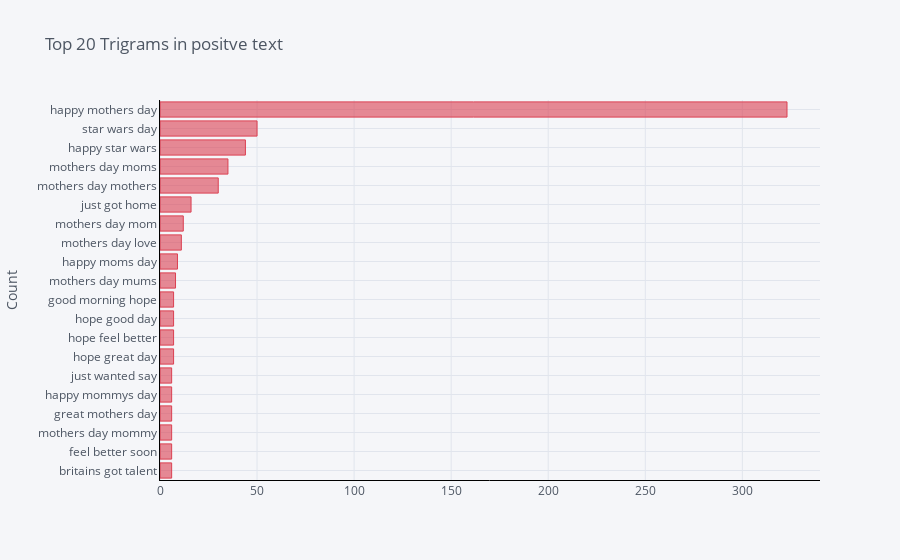
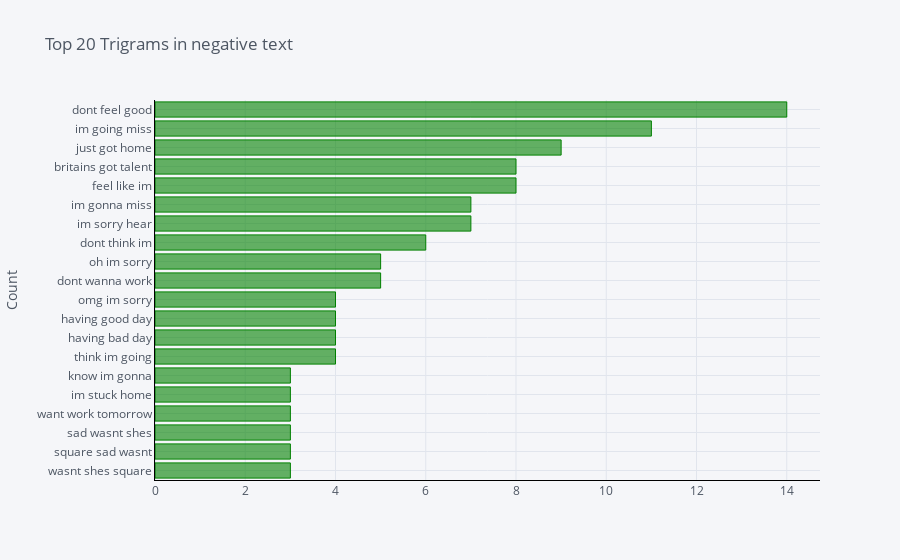

The notebook cell these images were saved under, in order:
### Code cell
pos_trigrams = get_top_n_gram(pos['text_clean'],(3,3),20)
neg_trigrams = get_top_n_gram(neg['text_clean'],(3,3),20)
neutral_trigrams = get_top_n_gram(neutral['text_clean'],(3,3),20)

df1 = pd.DataFrame(pos_trigrams, columns = ['Text' , 'count'])
df1.groupby('Text').sum()['count'].sort_values(ascending=True).iplot(
    kind='bar', yTitle='Count', linecolor='black',color='red', title='Top 20 Trigrams in positve text',orientation='h')

df2 = pd.DataFrame(neg_trigrams, columns = ['Text' , 'count'])
df2.groupby('Text').sum()['count'].sort_values(ascending=True).iplot(
    kind='bar', yTitle='Count', linecolor='black', color='green',title='Top 20 Trigrams in negative text',orientation='h')

df3 = pd.DataFrame(neutral_trigrams, columns = ['Text' , 'count'])
df3.groupby('Text').sum()['count'].sort_values(ascending=True).iplot(
    kind='bar', yTitle='Count', linecolor='black', title='Top 20 Trigrams in neutral text',orientation='h')

### Figure 1 — Plotly figure (JSON) as saved in the notebook; plotly's stock layout.template omitted (floating-point values rounded to 4 significant figures)
{"data": [{"marker": {"color": "rgba(219, 64, 82, 0.6)", "line": {"color": "rgba(219, 64, 82, 1.0)", "width": 1}}, "name": "count", "orientation": "h", "text": "", "type": "bar", "x": [6, 6, 6, 6, 6, 6, 7, 7, 7, 7, 8, 9, 11, 12, 16, 30, 35, 44, 50, 323], "y": ["britains got talent", "feel better soon", "mothers day mommy", "great mothers day", "happy mommys day", "just wanted say", "hope great day", "hope feel better", "hope good day", "good morning hope", "mothers day mums", "happy moms day", "mothers day love", "mothers day mom", "just got home", "mothers day mothers", "mothers day moms", "happy star wars", "star wars day", "happy mothers day"]}], "layout": {"legend": {"bgcolor": "#F5F6F9", "font": {"color": "#4D5663"}}, "paper_bgcolor": "#F5F6F9", "plot_bgcolor": "#F5F6F9", "title": {"font": {"color": "#4D5663"}, "text": "Top 20 Trigrams in positve text"}, "xaxis": {"gridcolor": "#E1E5ED", "linecolor": "black", "showgrid": true, "tickfont": {"color": "#4D5663"}, "title": {"font": {"color": "#4D5663"}, "text": ""}, "zerolinecolor": "#E1E5ED"}, "yaxis": {"gridcolor": "#E1E5ED", "linecolor": "black", "showgrid": true, "tickfont": {"color": "#4D5663"}, "title": {"font": {"color": "#4D5663"}, "text": "Count"}, "zerolinecolor": "#E1E5ED"}}}

### Figure 2 — Plotly figure (JSON) as saved in the notebook; plotly's stock layout.template omitted (floating-point values rounded to 4 significant figures)
{"data": [{"marker": {"color": "rgba(0, 128, 0, 0.6)", "line": {"color": "rgba(0, 128, 0, 1.0)", "width": 1}}, "name": "count", "orientation": "h", "text": "", "type": "bar", "x": [3, 3, 3, 3, 3, 3, 4, 4, 4, 4, 5, 5, 6, 7, 7, 8, 8, 9, 11, 14], "y": ["wasnt shes square", "square sad wasnt", "sad wasnt shes", "want work tomorrow", "im stuck home", "know im gonna", "think im going", "having bad day", "having good day", "omg im sorry", "dont wanna work", "oh im sorry", "dont think im", "im sorry hear", "im gonna miss", "feel like im", "britains got talent", "just got home", "im going miss", "dont feel good"]}], "layout": {"legend": {"bgcolor": "#F5F6F9", "font": {"color": "#4D5663"}}, "paper_bgcolor": "#F5F6F9", "plot_bgcolor": "#F5F6F9", "title": {"font": {"color": "#4D5663"}, "text": "Top 20 Trigrams in negative text"}, "xaxis": {"gridcolor": "#E1E5ED", "linecolor": "black", "showgrid": true, "tickfont": {"color": "#4D5663"}, "title": {"font": {"color": "#4D5663"}, "text": ""}, "zerolinecolor": "#E1E5ED"}, "yaxis": {"gridcolor": "#E1E5ED", "linecolor": "black", "showgrid": true, "tickfont": {"color": "#4D5663"}, "title": {"font": {"color": "#4D5663"}, "text": "Count"}, "zerolinecolor": "#E1E5ED"}}}
